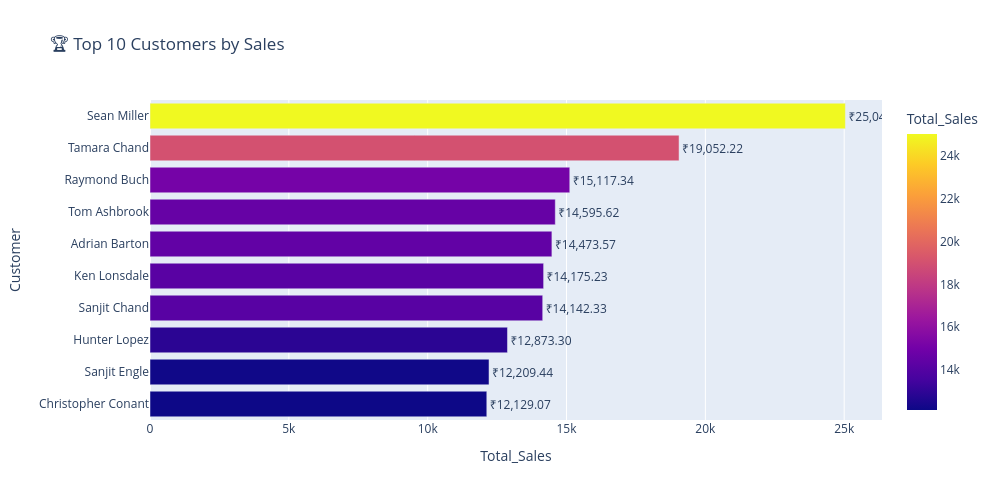

Notebook code cell kept with this figure:
### Markdown cell above
### Top 10 Customers Sales data

### Code cell
import plotly.express as px
from IPython.display import display, HTML

# --- Aggregate top 10 customers dynamically ---
top_customers_df = (
    df.groupby("Customer Name")["Sales"]
      .sum()
      .sort_values(ascending=False)
      .head(10)
      .reset_index()
)
top_customers_df.columns = ['Customer', 'Total_Sales']

# --- Prepare text for bars and hover ---
top_customers_df['text_label'] = top_customers_df['Total_Sales'].apply(lambda x: f"₹{x:,.2f}")
top_customers_df['hover_text'] = top_customers_df['Total_Sales'].apply(lambda x: f"Sales: ₹{x:,.2f}")

# --- Identify top customer dynamically ---
top_customer = top_customers_df.loc[top_customers_df['Total_Sales'].idxmax(), 'Customer']
top_sales = top_customers_df['Total_Sales'].max()

# --- Create horizontal bar chart ---
fig = px.bar(
    top_customers_df,
    x='Total_Sales',
    y='Customer',
    orientation='h',
    text='text_label',
    color='Total_Sales',
    hover_data={'Total_Sales': False, 'hover_text': True},
    title='🏆 Top 10 Customers by Sales',
    width=1000,
    height=500
)

# --- Update layout and trace ---
fig.update_traces(
    textposition='outside',
    textfont_size=12,
    hovertemplate='%{customdata[0]}'
)
fig.update_layout(
    yaxis={'categoryorder':'total ascending'},
    margin=dict(l=150, r=50, t=100)  # enough left margin for names
)

# --- Show chart ---
fig.show()

# --- Dynamic Insight ---
display(HTML(f"<p style='font-size:16px; font-weight:400;'>"
             f"📌 The top customer is <b>{top_customer}</b> "
             f"with total sales of <b>₹{top_sales:,.2f}</b>."
             f"</p>"))

### Figure 1 — Plotly figure (JSON) as saved in the notebook; plotly's stock layout.template omitted (floating-point values rounded to 4 significant figures)
{"data": [{"customdata": [["Sales: ₹25,043.05"], ["Sales: ₹19,052.22"], ["Sales: ₹15,117.34"], ["Sales: ₹14,595.62"], ["Sales: ₹14,473.57"], ["Sales: ₹14,175.23"], ["Sales: ₹14,142.33"], ["Sales: ₹12,873.30"], ["Sales: ₹12,209.44"], ["Sales: ₹12,129.07"]], "hovertemplate": "%{customdata[0]}", "legendgroup": "", "marker": {"color": [25040.0, 19050.0, 15120.0, 14600.0, 14470.0, 14180.0, 14140.0, 12870.0, 12210.0, 12130.0], "coloraxis": "coloraxis", "pattern": {"shape": ""}}, "name": "", "orientation": "h", "showlegend": false, "text": ["₹25,043.05", "₹19,052.22", "₹15,117.34", "₹14,595.62", "₹14,473.57", "₹14,175.23", "₹14,142.33", "₹12,873.30", "₹12,209.44", "₹12,129.07"], "textfont": {"size": 12}, "textposition": "outside", "type": "bar", "x": [25040.0, 19050.0, 15120.0, 14600.0, 14470.0, 14180.0, 14140.0, 12870.0, 12210.0, 12130.0], "xaxis": "x", "y": ["Sean Miller", "Tamara Chand", "Raymond Buch", "Tom Ashbrook", "Adrian Barton", "Ken Lonsdale", "Sanjit Chand", "Hunter Lopez", "Sanjit Engle", "Christopher Conant"], "yaxis": "y"}], "layout": {"barmode": "relative", "coloraxis": {"colorbar": {"title": {"text": "Total_Sales"}}, "colorscale": [[0, "#0d0887"], [0.1111, "#46039f"], [0.2222, "#7201a8"], [0.3333, "#9c179e"], [0.4444, "#bd3786"], [0.5556, "#d8576b"], [0.6667, "#ed7953"], [0.7778, "#fb9f3a"], [0.8889, "#fdca26"], [1, "#f0f921"]]}, "height": 500, "legend": {"tracegroupgap": 0}, "margin": {"l": 150, "r": 50, "t": 100}, "title": {"text": "🏆 Top 10 Customers by Sales"}, "width": 1000, "xaxis": {"anchor": "y", "domain": [0, 1], "title": {"text": "Total_Sales"}}, "yaxis": {"anchor": "x", "categoryorder": "total ascending", "domain": [0, 1], "title": {"text": "Customer"}}}}
